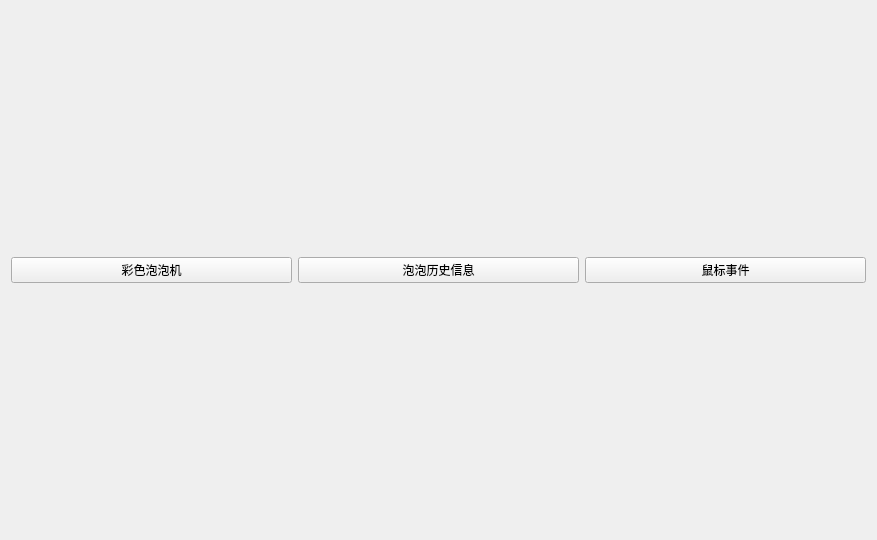
<?xml version="1.0" encoding="UTF-8"?>
<ui version="4.0">
 <class>select1</class>
 <widget class="QWidget" name="select1">
  <property name="geometry">
   <rect>
    <x>0</x>
    <y>0</y>
    <width>877</width>
    <height>540</height>
   </rect>
  </property>
  <property name="windowTitle">
   <string>Form</string>
  </property>
  <layout class="QHBoxLayout" name="horizontalLayout">
   <item>
    <widget class="QPushButton" name="btn_one">
     <property name="text">
      <string>彩色泡泡机</string>
     </property>
    </widget>
   </item>
   <item>
    <widget class="QPushButton" name="btn_info">
     <property name="text">
      <string>泡泡历史信息</string>
     </property>
    </widget>
   </item>
   <item>
    <widget class="QPushButton" name="pushButton">
     <property name="text">
      <string>鼠标事件</string>
     </property>
    </widget>
   </item>
  </layout>
 </widget>
 <resources/>
 <connections/>
</ui>
